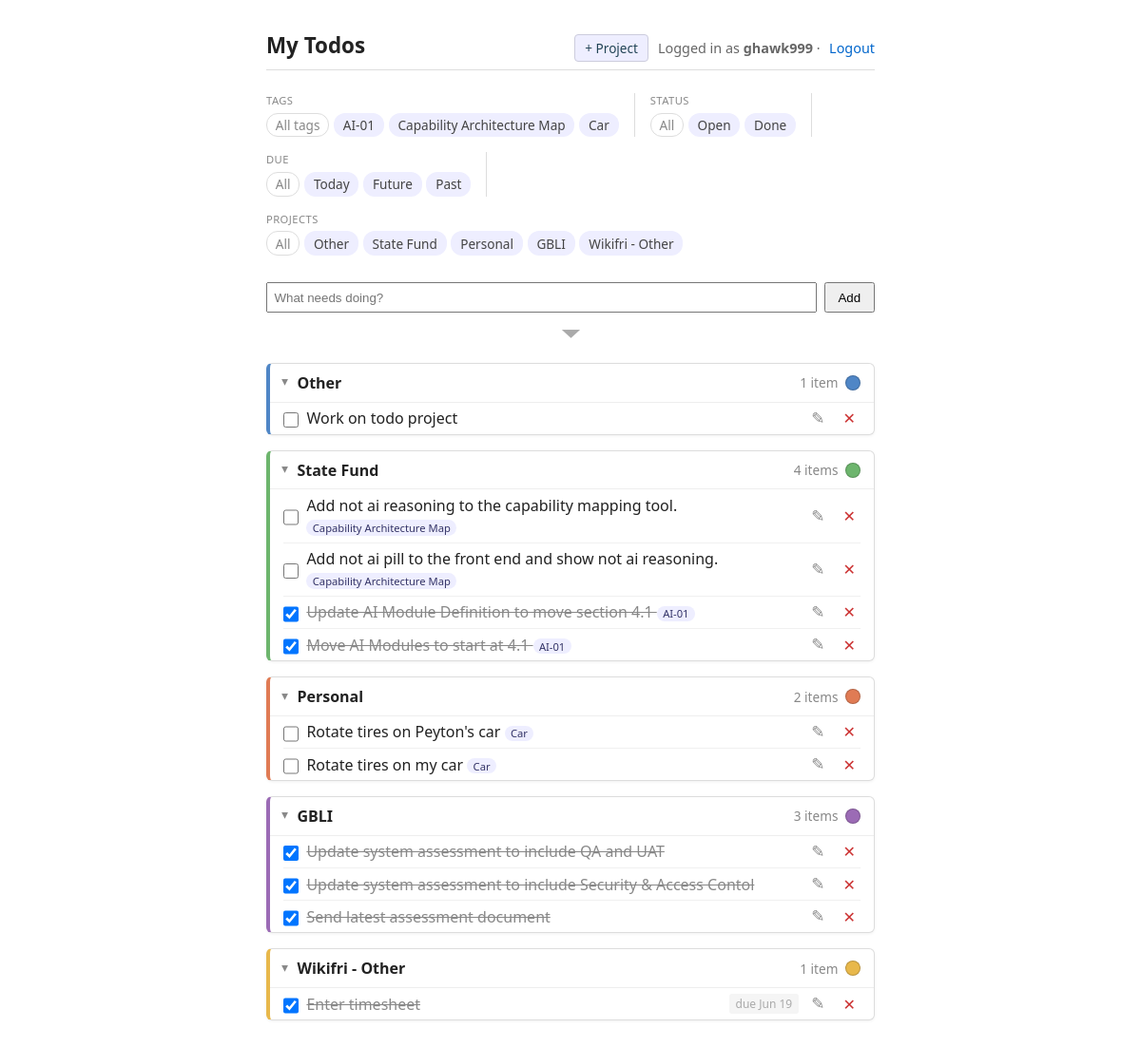
Before: /?status=all (signed in) with the older database file.
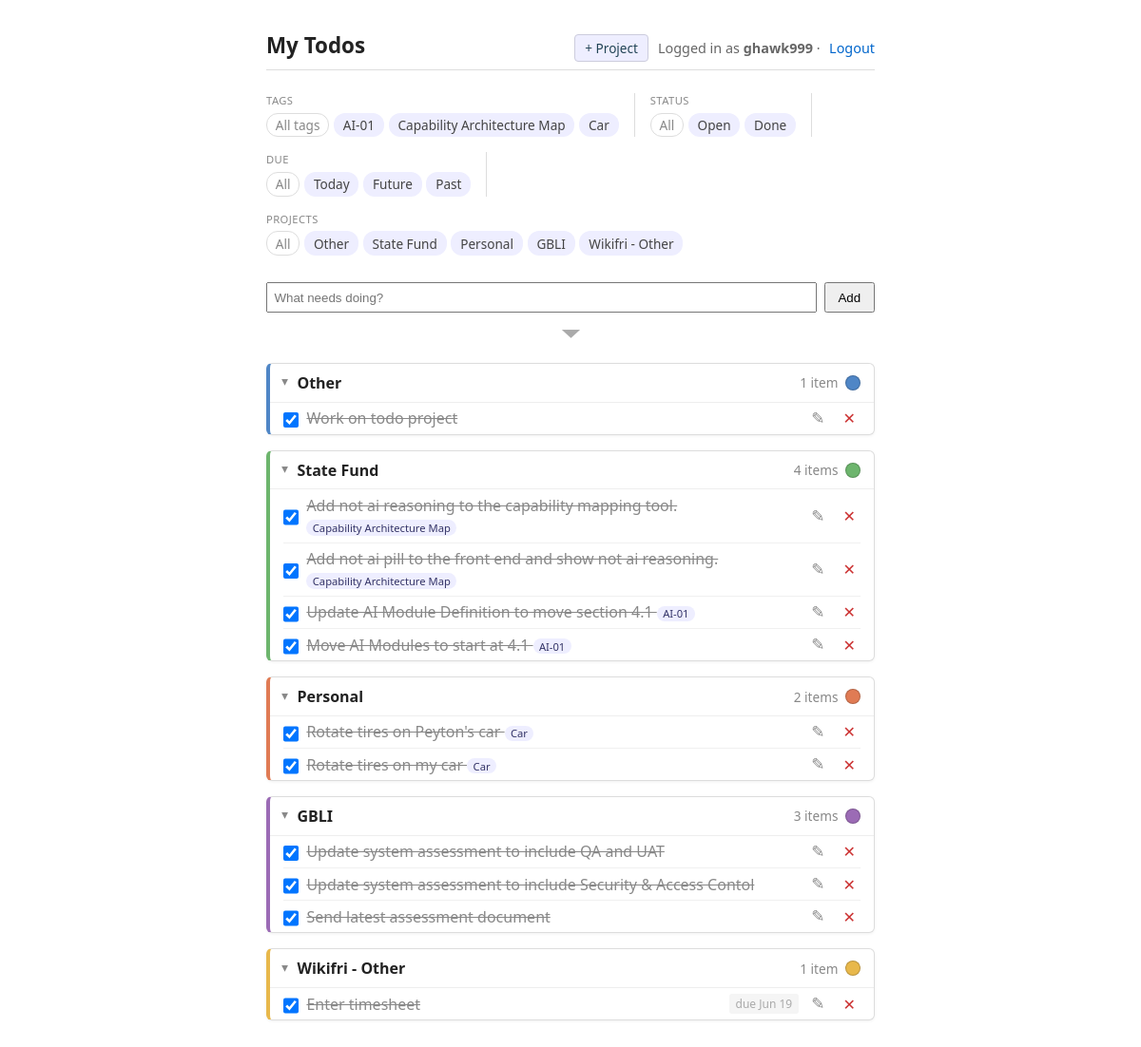
After: the same page with the newer database file.
### todos/models.py (models this page shows, shortened)
class Todo(models.Model):
    user = models.ForeignKey(
        settings.AUTH_USER_MODEL,
        on_delete=models.CASCADE,
        related_name='todos',
    )
    project = models.ForeignKey(
        Project,
        null=True,
        blank=True,
        on_delete=models.SET_NULL,
        related_name='todos',
    )
    tags = models.ManyToManyField(Tag, blank=True, related_name='todos')
    title = models.CharField(max_length=200)
    done = models.BooleanField(default=False)
    due_date = models.DateField(null=True, blank=True)
    created_at = models.DateTimeField(auto_now_add=True)
    updated_at = models.DateTimeField(auto_now=True)
    completed_at = models.DateTimeField(null=True, blank=True)
    class Meta:
        ordering = ['done', 'id']

class Tag(models.Model):
    user = models.ForeignKey(
        settings.AUTH_USER_MODEL,
        on_delete=models.CASCADE,
        related_name='tags',
    )
    name = models.CharField(max_length=50)
    created_at = models.DateTimeField(auto_now_add=True)
    class Meta:
        ordering = ['name']
        constraints = [
            models.UniqueConstraint(Lower('name'), 'user', name='unique_tag_name_per_user_ci'),
        ]

### todos/views.py (the view)
# urls.py: path('', views.todo_list, name='todo_list'),
@login_required
def todo_list(request):
    return render(request, 'todos/list.html', _list_context(request))

### todos/forms.py (shortened to what this page needs)
class ProjectForm(forms.ModelForm):
    class Meta:
        model = Project
        fields = ['name', 'color']
        widgets = {
            'name': forms.TextInput(attrs={'placeholder': 'New project name'}),
            'color': forms.TextInput(attrs={'type': 'color', 'style': 'width:3rem;height:2rem;padding:.1rem;cursor:pointer'}),
        }
    def __init__(self, *args, user=None, **kwargs):
        super().__init__(*args, **kwargs)
        self._user = user
        self.fields['color'].required = False

### todos/models.py (called while the page is built)
    def __str__(self):
        return self.name

### todos/views.py (called while the page is built, shortened)
def _get_or_create_catchall(user):
    catchall = user.projects.filter(is_catchall=True).first()
    if catchall is not None:
        return catchall

def _active_tag(request):
    raw = (request.GET.get('tag') or '').strip()
    if not raw:
        return None
    return Tag.objects.filter(user=request.user, name__iexact=raw).first()

def _active_status(request):
    raw = request.GET.get('status')
    if raw is None:
        return 'open'  # default view: open todos only
    raw = raw.strip().lower()
    if raw == 'all':
        return None
    return raw if raw in STATUS_CHOICES else 'open'

### todos/templates/todos/list.html (shortened to what the changed rows need)
{% extends "base.html" %}
{% block content %}
    <div class="filter-bar">
        {% if used_tags %}
            <div class="filter-group">
                <div class="filter-pills">
                    <a class="chip clear {% if not active_tag %}active{% endif %}" href="{% querystring tag=None %}">All tags</a>
                    {% for tag in used_tags %}
                        <a class="chip {% if active_tag and active_tag.pk == tag.pk %}active{% endif %}"
                           href="{% querystring tag=tag.name %}">{{ tag.name }}</a>
                    {% endfor %}
                </div>
            </div>
        {% endif %}
    </div>
    <div id="project-cards">
    {% for group in groups %}
        <details class="card draggable" open draggable="true" data-project-id="{{ group.project.pk }}" style="--card-accent: {{ group.color }}">
            <summary>
                <span class="card-title">{{ group.project.name }}</span>
                <span class="card-count">{{ group.todos|length }} item{{ group.todos|length|pluralize }}</span>
                <button type="button" class="card-color-btn" style="background:{{ group.color }}" data-project-id="{{ group.project.pk }}" title="Edit project color" aria-label="Edit project"></button>
            </summary>
            {% if group.todos %}
                <ul class="todos">
                    {% for todo in group.todos %}
                        <li class="{% if todo.done %}done{% endif %}">
                            <form class="inline toggle-form" method="post" action="{% url 'todo_toggle' todo.pk %}">
                                <input type="checkbox" class="todo-check" {% if todo.done %}checked{% endif %} title="Toggle done" aria-label="Mark complete">
                            </form>
                            <span class="title">
                                {{ todo.title }}
                                {% for t in todo.tags.all %}<span class="row-tag">{{ t.name }}</span>{% endfor %}
                            </span>
                            <a href="{% url 'todo_edit' todo.pk %}{% querystring %}" class="edit-btn" title="Edit" aria-label="Edit todo">✎</a>
                            <form class="inline" method="post" action="{% url 'todo_delete' todo.pk %}">
                                <button type="submit" class="delete-btn" title="Delete" aria-label="Delete todo">✕</button>
                            </form>
                        </li>
                    {% endfor %}
                </ul>
            {% else %}
                <p class="card-empty">No todos here{% if active_tag or active_status %} matching the current filters{% endif %}.</p>
            {% endif %}
        </details>
    {% empty %}
        <p style="color:#666">No projects yet — add one above, or add a todo (it'll go into "Other").</p>
    {% endfor %}
    </div>
{% endblock %}

Changed rows visible on the page:
changed Todo "Work on todo project": done "☐" → "☑"
changed Todo "Add not ai reasoning to the capability mapping tool.": done "☐" → "☑"
changed Todo "Add not ai pill to the front end and show not ai reasoning.": done "☐" → "☑"
changed Todo "Rotate tires on Peyton's car": done "☐" → "☑"
changed Todo "Rotate tires on my car": done "☐" → "☑"
